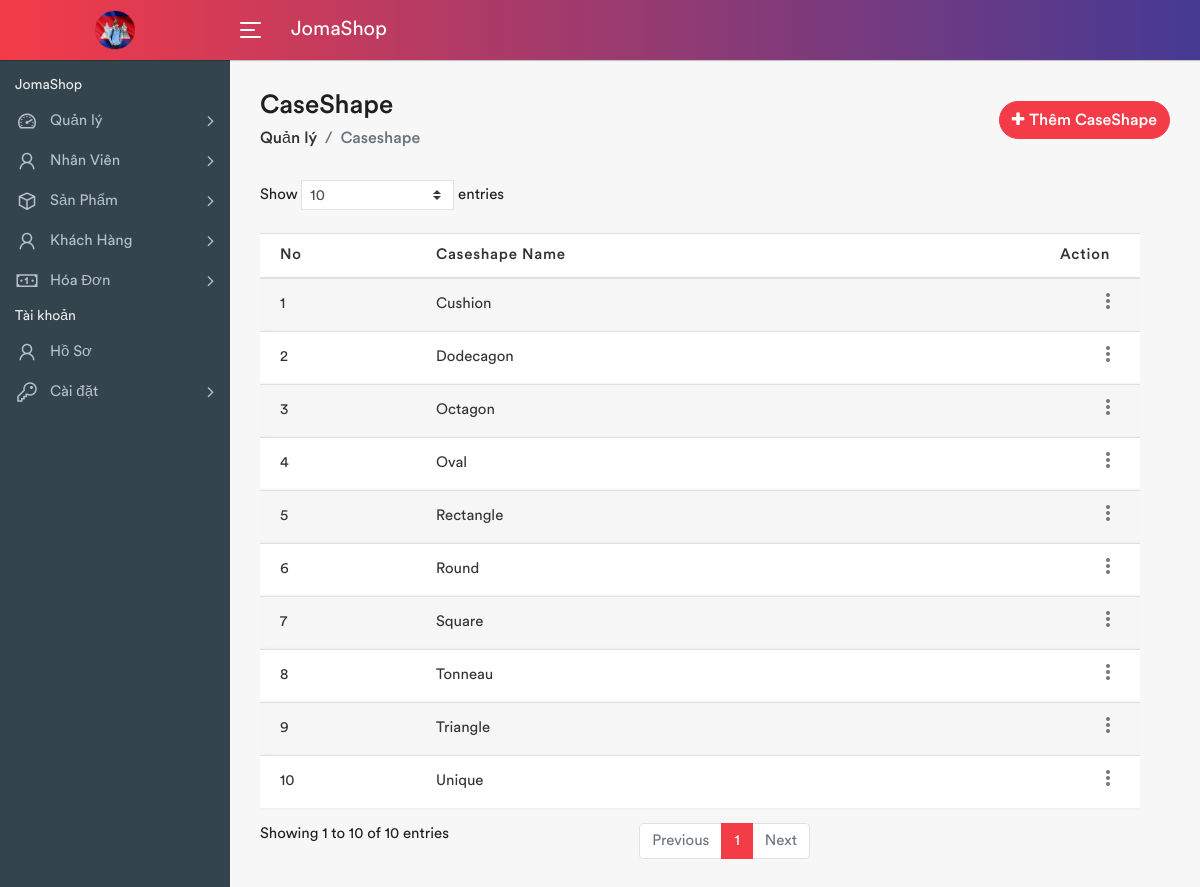
Screenshot of /admin/caseshape.php with the database file from the repository.
### tables this page shows
CREATE TABLE `caseshapes` (
  `caseId` int(10) NOT NULL,
  `caseName` text NOT NULL
);

### admin/caseshape.php (the view, shortened to what this page needs)
<!DOCTYPE html>
<html lang="en">
<head>
	<link rel="stylesheet" href="assets/css/bootstrap.min.css">
	<link rel="stylesheet" href="assets/css/font-awesome.min.css">
	<link rel="stylesheet" href="assets/css/line-awesome.min.css">
	<link rel="stylesheet" href="assets/plugins/morris/morris.css">
	<link rel="stylesheet" href="assets/css/style.css">
</head>
<body>
	<div class="main-wrapper">
		<div class="header">
			<div class="header-left">
				<a href="index.php" class="logo">
					<img src="assets/img/logo.png" width="40" height="40" alt="">
				</a>
			</div>
			<a id="toggle_btn" href="javascript:void(0);">
				<span class="bar-icon">
					<span></span>
					<span></span>
					<span></span>
				</span>
			</a>
			<div class="page-title-box">
				<h3>JomaShop</h3>
			</div>
		</div>
		<div class="sidebar" id="sidebar">
			<div class="sidebar-inner slimscroll">
				<div id="sidebar-menu" class="sidebar-menu">
					<ul>
						<li class="menu-title">
							<span>JomaShop</span>
						</li>
						<li class="submenu">
							<a href="#"><i class="la la-dashboard"></i> <span>Quản lý</span> <span class="menu-arrow"></span></a>
						</li>
						<li class="submenu">
							<a href="#" class=""><i class="la la-user"></i> <span>Nhân Viên</span> <span class="menu-arrow"></span></a>
						</li>
						<li class="submenu">
							<a href="#" class=""><i class="la la-cube"></i> <span>Sản Phẩm</span> <span class="menu-arrow"></span></a>
						</li>
						<li class="submenu">
							<a href="#" class=""><i class="la la-user"></i> <span>Khách Hàng</span> <span class="menu-arrow"></span></a>
						</li>
						<li class="submenu">
							<a href="#" class=""><i class="la la-money"></i> <span>Hóa Đơn</span> <span class="menu-arrow"></span></a>
						</li>
						<li class="menu-title">
							<span>Tài khoản</span>
						</li>
						<li class="submenu">
							<a href="#"><i class="la la-user"></i> <span>Hồ Sơ</span></a>
						</li>
						<li class="submenu">
							<a href="#"><i class="la la-key"></i> <span>Cài đặt</span> <span class="menu-arrow"></span></a>
						</li>
					</ul>
				</div>
			</div>
		</div>
		<div class="page-wrapper">
			<div class="content container-fluid">
				<div class="page-header">
					<div class="row align-items-center">
						<div class="col">
							<h3 class="page-title">CaseShape</h3>
							<ul class="breadcrumb">
								<li class="breadcrumb-item"><a href="index.php">Quản lý</a></li>
								<li class="breadcrumb-item active">Caseshape</li>
							</ul>
						</div>
						<div class="col-auto float-right ml-auto">
							<a href="#" class="btn add-btn" data-toggle="modal" data-target="#add_caseshape"><i class="fa fa-plus"></i>Thêm CaseShape</a>
						</div>
					</div>
				</div>
				<?php
				include '../config.php';
				$sql = 'SELECT * FROM caseshapes';
				$stmt = $conn->prepare($sql);
				$stmt->execute();
				$result = $stmt->get_result();
				?>
				<div class="row" style="width: 100%;">
					<div class="col-md-12">
						<div class="table-responsive">
							<table class="table table-striped custom-table datatable">
								<thead>
									<tr>
										<th>No</th>
										<th>Caseshape Name</th>
										<th class="text-right">Action</th>
									</tr>
								</thead>
								<tbody>
									<?php
									$count = 1;
									while ($row = $result->fetch_assoc()) {
									?>
										<tr>
											<td><?= $count++ ?></td>
											<td><?= $row['caseName'] ?></td>
											<td class="text-right">
												<div class="dropdown dropdown-action">
													<a href="#" class="action-icon dropdown-toggle" data-toggle="dropdown" aria-expanded="false"><i class="material-icons">more_vert</i></a>
												</div>
											</td>
										</tr>
									<?php
									}
									?>
								</tbody>
							</table>
						</div>
					</div>
				</div>
			</div>
		</div>
	</div>
</body>
</html>

### rows the page displays
caseshapes: caseName "Cushion"
caseshapes: caseName "Dodecagon"
caseshapes: caseName "Octagon"
caseshapes: caseName "Oval"
caseshapes: caseName "Rectangle"
caseshapes: caseName "Round"
caseshapes: caseName "Square"
caseshapes: caseName "Tonneau"
caseshapes: caseName "Triangle"
caseshapes: caseName "Unique"
